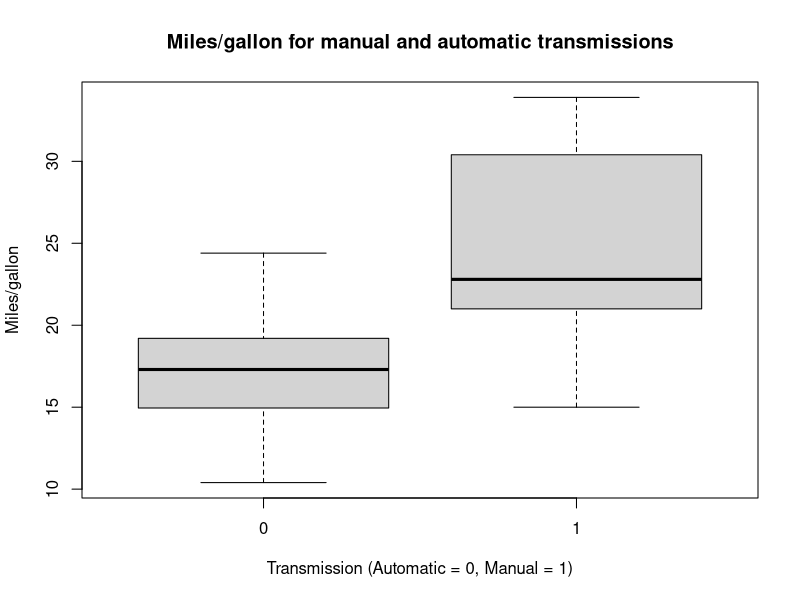
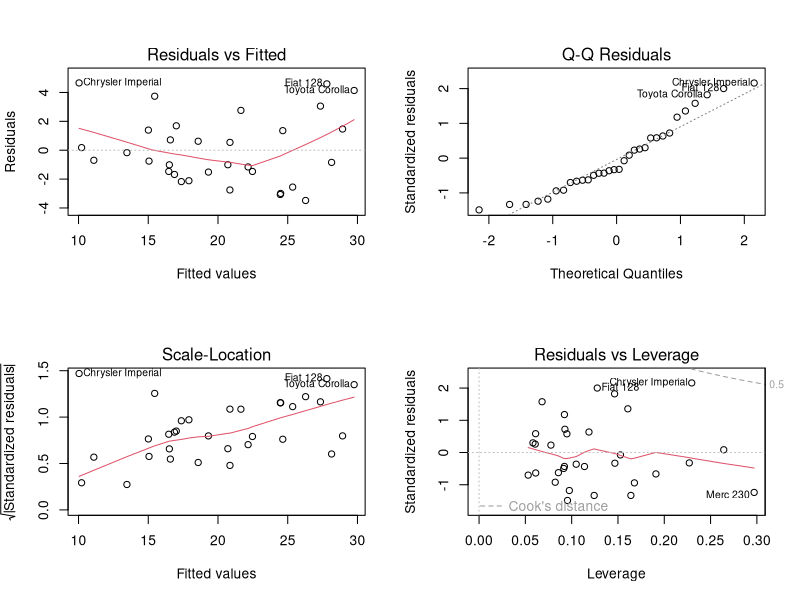

The R source for these figures, in order:
## ---- chunk 1
knitr::opts_chunk$set(echo = TRUE)
## ---- chunk 2
library(ggplot2)
library(dplyr)
data("mtcars")
## ---- chunk 3
boxplot(mpg ~ am, data = mtcars, xlab = "Transmission (Automatic = 0, Manual = 1)", ylab = "Miles/gallon", main = "Miles/gallon for manual and automatic transmissions")
## ---- chunk 4
allData <- mtcars %>% mutate(cyl = as.factor(cyl), vs = as.factor(vs), am = as.factor(am), gear = as.factor(gear), carb = as.factor(carb))
fitAllData <- lm(mpg ~ ., data = allData)
summary(fitAllData)
## ---- chunk 5
dataBetter <- allData %>% select(-cyl); fitBetter <- lm(mpg ~ ., data = allData)
dataBetter <- dataBetter %>% select(-carb); fitBetter <- lm(mpg ~ ., data = dataBetter)
dataBetter <- dataBetter %>% select(-gear); fitBetter <- lm(mpg ~ ., data = dataBetter)
dataBetter <- dataBetter %>% select(-vs); fitBetter <- lm(mpg ~ ., data = dataBetter)
dataBetter <- dataBetter %>% select(-drat); fitBetter <- lm(mpg ~ ., data = dataBetter)
dataBetter <- dataBetter %>% select(-disp); fitBetter <- lm(mpg ~ ., data = dataBetter)
dataBetter <- dataBetter %>% select(-hp); fitBetter <- lm(mpg ~ ., data = dataBetter)
summary(fitBetter)
## ---- chunk 6
par(mfrow = c(2, 2))
plot(fitBetter)
